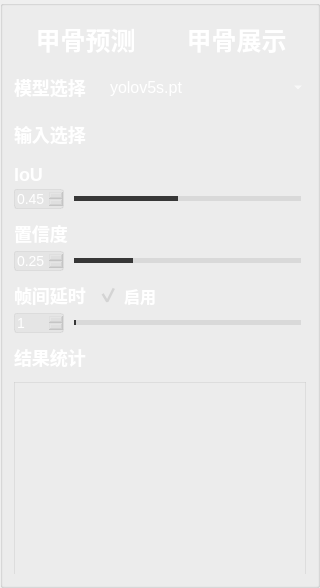
          <widget class="QGroupBox" name="groupBox_8">
           <property name="minimumSize">
            <size>
             <width>320</width>
             <height>0</height>
            </size>
           </property>
           <property name="maximumSize">
            <size>
             <width>320</width>
             <height>16777215</height>
            </size>
           </property>
           <property name="styleSheet">
            <string notr="true">#groupBox_8{
background-color: rgba(75, 75, 75, 200);
border: 0px solid #42adff;
border-radius:0px;}
</string>
           </property>
           <property name="title">
            <string/>
           </property>
           <layout class="QVBoxLayout" name="verticalLayout_8">
            <property name="spacing">
             <number>11</number>
            </property>
            <item>
             <widget class="QGroupBox" name="groupBox_2">
              <property name="minimumSize">
               <size>
                <width>0</width>
                <height>42</height>
               </size>
              </property>
              <property name="maximumSize">
               <size>
                <width>16777215</width>
                <height>42</height>
               </size>
              </property>
              <property name="styleSheet">
               <string notr="true">#groupBox_2{
border: 0px solid #42adff;
border-radius:0px;}</string>
              </property>
              <property name="title">
               <string/>
              </property>
              <layout class="QHBoxLayout" name="horizontalLayout_35">
               <property name="leftMargin">
                <number>2</number>
               </property>
               <property name="topMargin">
                <number>0</number>
               </property>
               <property name="rightMargin">
                <number>0</number>
               </property>
               <property name="bottomMargin">
                <number>0</number>
               </property>
               <item>
                <widget class="QPushButton" name="detectpushButton">
                 <property name="sizePolicy">
                  <sizepolicy hsizetype="Minimum" vsizetype="Preferred">
                   <horstretch>0</horstretch>
                   <verstretch>1</verstretch>
                  </sizepolicy>
                 </property>
                 <property name="styleSheet">
                  <string notr="true">font-size: 25px;
	font-family: &quot;Microsoft YaHei&quot;;
	font-weight: bold;
 		border-radius:9px;
		background:rgba(66, 195, 255, 0);
	color: rgb(255, 255, 255);</string>
                 </property>
                 <property name="text">
                  <string>甲骨预测</string>
                 </property>
                </widget>
               </item>
               <item>
                <spacer name="horizontalSpacer_13">
                 <property name="orientation">
                  <enum>Qt::Horizontal</enum>
                 </property>
                 <property name="sizeType">
                  <enum>QSizePolicy::Preferred</enum>
                 </property>
                 <property name="sizeHint" stdset="0">
                  <size>
                   <width>12</width>
                   <height>20</height>
                  </size>
                 </property>
                </spacer>
               </item>
               <item>
                <widget class="QPushButton" name="showpushButton_2">
                 <property name="sizePolicy">
                  <sizepolicy hsizetype="Preferred" vsizetype="Preferred">
                   <horstretch>0</horstretch>
                   <verstretch>1</verstretch>
                  </sizepolicy>
                 </property>
                 <property name="styleSheet">
                  <string notr="true">font-size: 25px;
	font-family: &quot;Microsoft YaHei&quot;;
	font-weight: bold;
 		border-radius:9px;
		background:rgba(66, 195, 255, 0);
	color: rgb(255, 255, 255);
</string>
                 </property>
                 <property name="text">
                  <string>甲骨展示</string>
                 </property>
                </widget>
               </item>
              </layout>
             </widget>
            </item>
            <item>
             <layout class="QHBoxLayout" name="horizontalLayout_2">
              <item>
               <widget class="QLabel" name="label_3">
                <property name="minimumSize">
                 <size>
                  <width>0</width>
                  <height>35</height>
                 </size>
                </property>
                <property name="maximumSize">
                 <size>
                  <width>80</width>
                  <height>16777215</height>
                 </size>
                </property>
                <property name="styleSheet">
                 <string notr="true">QLabel
{
	font-size: 18px;
	font-family: &quot;Microsoft YaHei&quot;;
	font-weight: bold;
 		border-radius:9px;
		background:rgba(66, 195, 255, 0);
	color: rgb(255, 255, 255);
}
</string>
                </property>
                <property name="text">
                 <string>模型选择</string>
                </property>
               </widget>
              </item>
              <item>
               <widget class="QComboBox" name="comboBox">
                <property name="minimumSize">
                 <size>
                  <width>0</width>
                  <height>35</height>
                 </size>
                </property>
                <property name="styleSheet">
                 <string notr="true">QComboBox QAbstractItemView {
	color: rgb(255, 255, 255);
font-family: &quot;Microsoft YaHei&quot;;
font-size: 16px;
background:rgba(200, 200, 200,150);
selection-background-color: rgba(200, 200, 200,50);
color: rgb(255, 255, 255);
outline:none;
border:none;}
QComboBox{
font-family: &quot;Microsoft YaHei&quot;;
font-size: 16px;
	color: rgb(255, 255, 255);
border-width:0px;
border-color:white;
border-style:solid;
background-color: rgba(200, 200, 200,0);}

QComboBox::drop-down {
margin-top:8;
height:20;
background:rgba(255,255,255,0);
border-image: url(:/img/icon/下拉_白色.png);
}
</string>
                </property>
                <item>
                 <property name="text">
                  <string>yolov5s.pt</string>
                 </property>
                </item>
                <item>
                 <property name="text">
                  <string>yolov5m.pt</string>
                 </property>
                </item>
                <item>
                 <property name="text">
                  <string>yolov5l.pt</string>
                 </property>
                </item>
                <item>
                 <property name="text">
                  <string>yolov5x.pt</string>
                 </property>
                </item>
               </widget>
              </item>
             </layout>
            </item>
            <item>
             <layout class="QHBoxLayout" name="horizontalLayout_9">
              <item>
               <widget class="QLabel" name="label_10">
                <property name="maximumSize">
                 <size>
                  <width>80</width>
                  <height>16777215</height>
                 </size>
                </property>
                <property name="styleSheet">
                 <string notr="true">QLabel
{
	font-size: 18px;
	font-family: &quot;Microsoft YaHei&quot;;
	font-weight: bold;
 		border-radius:9px;
		background:rgba(66, 195, 255, 0);
	color: rgb(255, 255, 255);
}
</string>
                </property>
                <property name="text">
                 <string>输入选择</string>
                </property>
               </widget>
              </item>
              <item>
               <layout class="QHBoxLayout" name="horizontalLayout_11">
                <item>
                 <widget class="QGroupBox" name="groupBox_5">
                  <property name="styleSheet">
                   <string notr="true">#groupBox_5{
background-color: rgba(48,148,243,0);
border: 0px solid #42adff;
border-left: 0px solid #d9d9d9;
border-right: 0px solid rgba(29, 83, 185, 255);
border-radius:0px;}</string>
                  </property>
                  <property name="title">
                   <string/>
                  </property>
                  <layout class="QHBoxLayout" name="horizontalLayout_8">
                   <property name="leftMargin">
                    <number>0</number>
                   </property>
                   <property name="topMargin">
                    <number>0</number>
                   </property>
                   <property name="rightMargin">
                    <number>0</number>
                   </property>
                   <property name="bottomMargin">
                    <number>0</number>
                   </property>
                   <item>
                    <widget class="QPushButton" name="fileButton">
                     <property name="minimumSize">
                      <size>
                       <width>55</width>
                       <height>28</height>
                      </size>
                     </property>
                     <property name="maximumSize">
                      <size>
                       <width>16777215</width>
                       <height>28</height>
                      </size>
                     </property>
                     <property name="toolTip">
                      <string>文件</string>
                     </property>
                     <property name="styleSheet">
                      <string notr="true">QPushButton{font-family: &quot;Microsoft YaHei&quot;;
font-size: 14px;
font-weight: bold;
color:white;
text-align: center center;
padding-left: 5px;
padding-right: 5px;
padding-top: 4px;
padding-bottom: 4px;
border-style: solid;
border-width: 0px;
border-color: rgba(255, 255, 255, 255);
border-radius: 3px;
background-color: rgba(200, 200, 200,0);}

QPushButton:focus{outline: none;}

QPushButton::pressed{font-family: &quot;Microsoft YaHei&quot;;
                     font-size: 14px;
                     font-weight: bold;
                     color:rgb(200,200,200);
                     text-align: center center;
                     padding-left: 5px;
                     padding-right: 5px;
                     padding-top: 4px;
                     padding-bottom: 4px;
                     border-style: solid;
                     border-width: 0px;
                     border-color: rgba(255, 255, 255, 255);
                     border-radius: 3px;
                     background-color:  #bf513b;}

QPushButton::disabled{font-family: &quot;Microsoft YaHei&quot;;
                     font-size: 14px;
                     font-weight: bold;
                     color:rgb(200,200,200);
                     text-align: center center;
                     padding-left: 5px;
                     padding-right: 5px;
                     padding-top: 4px;
                     padding-bottom: 4px;
                     border-style: solid;
                     border-width: 0px;
                     border-color: rgba(255, 255, 255, 255);
                     border-radius: 3px;
                     background-color:  #bf513b;}
QPushButton::hover {
border-style: solid;
border-width: 0px;
border-radius: 0px;
background-color: rgba(48,148,243,80);}</string>
                     </property>
                     <property name="text">
                      <string/>
                     </property>
                     <property name="icon">
                      <iconset resource="../apprcc.qrc">
                       <normaloff>:/img/icon/打开.png</normaloff>:/img/icon/打开.png</iconset>
                     </property>
                    </widget>
                   </item>
                   <item>
                    <widget class="QPushButton" name="cameraButton">
                     <property name="minimumSize">
                      <size>
                       <width>55</width>
                       <height>28</height>
                      </size>
                     </property>
                     <property name="maximumSize">
                      <size>
                       <width>16777215</width>
                       <height>28</height>
                      </size>
                     </property>
                     <property name="toolTip">
                      <string>相机</string>
                     </property>
                     <property name="styleSheet">
                      <string notr="true">QPushButton{font-family: &quot;Microsoft YaHei&quot;;
font-size: 14px;
font-weight: bold;
color:white;
text-align: center center;
padding-left: 5px;
padding-right: 5px;
padding-top: 4px;
padding-bottom: 4px;
border-style: solid;
border-width: 0px;
border-color: rgba(255, 255, 255, 255);
border-radius: 3px;
background-color: rgba(48,148,243,0);}

QPushButton:focus{outline: none;}

QPushButton::pressed{font-family: &quot;Microsoft YaHei&quot;;
                     font-size: 14px;
                     font-weight: bold;
                     color:rgb(200,200,200);
                     text-align: center center;
                     padding-left: 5px;
                     padding-right: 5px;
                     padding-top: 4px;
                     padding-bottom: 4px;
                     border-style: solid;
                     border-width: 0px;
                     border-color: rgba(255, 255, 255, 255);
                     border-radius: 3px;
                     background-color:  #bf513b;}

QPushButton::disabled{font-family: &quot;Microsoft YaHei&quot;;
                     font-size: 14px;
                     font-weight: bold;
                     color:rgb(200,200,200);
                     text-align: center center;
                     padding-left: 5px;
                     padding-right: 5px;
                     padding-top: 4px;
                     padding-bottom: 4px;
                     border-style: solid;
                     border-width: 0px;
                     border-color: rgba(255, 255, 255, 255);
                     border-radius: 3px;
                     background-color:  #bf513b;}
QPushButton::hover {
border-style: solid;
border-width: 0px;
border-radius: 0px;
background-color: rgba(48,148,243,80);}</string>
                     </property>
                     <property name="text">
                      <string/>
                     </property>
                     <property name="icon">
                      <iconset resource="../apprcc.qrc">
                       <normaloff>:/img/icon/摄像头开.png</normaloff>:/img/icon/摄像头开.png</iconset>
                     </property>
                    </widget>
                   </item>
                   <item>
                    <widget class="QPushButton" name="rtspButton">
                     <property name="minimumSize">
                      <size>
                       <width>55</width>
                       <height>28</height>
                      </size>
                     </property>
                     <property name="maximumSize">
                      <size>
                       <width>16777215</width>
                       <height>28</height>
                      </size>
                     </property>
                     <property name="toolTip">
                      <string>rtsp</string>
                     </property>
                     <property name="styleSheet">
                      <string notr="true">QPushButton{font-family: &quot;Microsoft YaHei&quot;;
font-size: 14px;
font-weight: bold;
color:white;
text-align: center center;
padding-left: 5px;
padding-right: 5px;
padding-top: 4px;
padding-bottom: 4px;
border-style: solid;
border-width: 0px;
border-color: rgba(255, 255, 255, 255);
border-radius: 3px;
background-color: rgba(48,148,243,0);}

QPushButton:focus{outline: none;}

QPushButton::pressed{font-family: &quot;Microsoft YaHei&quot;;
                     font-size: 14px;
                     font-weight: bold;
                     color:rgb(200,200,200);
                     text-align: center center;
                     padding-left: 5px;
                     padding-right: 5px;
                     padding-top: 4px;
                     padding-bottom: 4px;
                     border-style: solid;
                     border-width: 0px;
                     border-color: rgba(255, 255, 255, 255);
                     border-radius: 3px;
                     background-color:  #bf513b;}

QPushButton::disabled{font-family: &quot;Microsoft YaHei&quot;;
                     font-size: 14px;
                     font-weight: bold;
                     color:rgb(200,200,200);
                     text-align: center center;
                     padding-left: 5px;
                     padding-right: 5px;
                     padding-top: 4px;
                     padding-bottom: 4px;
                     border-style: solid;
                     border-width: 0px;
                     border-color: rgba(255, 255, 255, 255);
                     border-radius: 3px;
                     background-color:  #bf513b;}
QPushButton::hover {
border-style: solid;
border-width: 0px;
border-radius: 0px;
background-color: rgba(48,148,243,80);}</string>
                     </property>
                     <property name="text">
                      <string/>
                     </property>
                     <property name="icon">
                      <iconset resource="../apprcc.qrc">
                       <normaloff>:/img/icon/实时视频流解析.png</normaloff>:/img/icon/实时视频流解析.png</iconset>
                     </property>
                    </widget>
                   </item>
                  </layout>
                 </widget>
                </item>
               </layout>
              </item>
             </layout>
            </item>
            <item>
             <layout class="QVBoxLayout" name="verticalLayout_3">
              <property name="spacing">
               <number>4</number>
              </property>
              <item>
               <widget class="QLabel" name="label_2">
                <property name="styleSheet">
                 <string notr="true">QLabel
{
	font-size: 18px;
	font-family: &quot;Microsoft YaHei&quot;;
	font-weight: bold;
 		border-radius:9px;
		background:rgba(66, 195, 255, 0);
	color: rgb(255, 255, 255);
}
</string>
                </property>
                <property name="text">
                 <string>IoU</string>
                </property>
               </widget>
              </item>
              <item>
               <layout class="QHBoxLayout" name="horizontalLayout_4">
                <property name="spacing">
                 <number>5</number>
                </property>
                <item>
                 <widget class="QDoubleSpinBox" name="iouSpinBox">
                  <property name="minimumSize">
                   <size>
                    <width>50</width>
                    <height>0</height>
                   </size>
                  </property>
                  <property name="maximumSize">
                   <size>
                    <width>50</width>
                    <height>16777215</height>
                   </size>
                  </property>
                  <property name="styleSheet">
                   <string notr="true">QDoubleSpinBox{
background:rgba(200, 200, 200,50);
color:white;
font-size: 14px;
font-family: &quot;Microsoft YaHei UI&quot;;
border-style: solid;
border-width: 1px;
border-color: rgba(200, 200, 200,100);
border-radius: 3px;}

QDoubleSpinBox::down-button{
background:rgba(200, 200, 200,0);
border-image: url(:/img/icon/箭头_列表展开.png);}
QDoubleSpinBox::down-button::hover{
background:rgba(200, 200, 200,100);
border-image: url(:/img/icon/箭头_列表展开.png);}

QDoubleSpinBox::up-button{
background:rgba(200, 200, 200,0);
border-image: url(:/img/icon/箭头_列表收起.png);}
QDoubleSpinBox::up-button::hover{
background:rgba(200, 200, 200,100);
border-image: url(:/img/icon/箭头_列表收起.png);}
</string>
                  </property>
                  <property name="maximum">
                   <double>1.000000000000000</double>
                  </property>
                  <property name="singleStep">
                   <double>0.010000000000000</double>
                  </property>
                  <property name="value">
                   <double>0.450000000000000</double>
                  </property>
                 </widget>
                </item>
                <item>
                 <widget class="QSlider" name="iouSlider">
                  <property name="styleSheet">
                   <string notr="true">QSlider{
border-color: #bcbcbc;
color:#d9d9d9;
}
QSlider::groove:horizontal {                                
     border: 1px solid #999999;                             
     height: 3px;                                           
    margin: 0px 0;                                         
     left: 5px; right: 5px; 
 }
QSlider::handle:horizontal {                               
     border: 0px ; 
     border-image: url(:/img/icon/圆.png);
	 width:15px;
     margin: -7px -7px -7px -7px;                  
} 
QSlider::add-page:horizontal{
background: qlineargradient(spread:pad, x1:0, y1:1, x2:0, y2:0, stop:0 #d9d9d9, stop:0.25 #d9d9d9, stop:0.5 #d9d9d9, stop:1 #d9d9d9); 

}
QSlider::sub-page:horizontal{                               
 background: qlineargradient(spread:pad, x1:0, y1:1, x2:0, y2:0, stop:0 #373737, stop:0.25 #373737, stop:0.5 #373737, stop:1 #373737);                     
}</string>
                  </property>
                  <property name="maximum">
                   <number>100</number>
                  </property>
                  <property name="value">
                   <number>45</number>
                  </property>
                  <property name="orientation">
                   <enum>Qt::Horizontal</enum>
                  </property>
                 </widget>
                </item>
               </layout>
              </item>
             </layout>
            </item>
            <item>
             <layout class="QVBoxLayout" name="verticalLayout">
              <property name="spacing">
               <number>4</number>
              </property>
              <item>
               <widget class="QLabel" name="label">
                <property name="styleSheet">
                 <string notr="true">QLabel
{
	font-size: 18px;
	font-family: &quot;Microsoft YaHei&quot;;
	font-weight: bold;
 		border-radius:9px;
		background:rgba(66, 195, 255, 0);
	color: rgb(255, 255, 255);
}
</string>
                </property>
                <property name="text">
                 <string>置信度</string>
                </property>
               </widget>
              </item>
              <item>
               <layout class="QHBoxLayout" name="horizontalLayout_3">
                <property name="spacing">
                 <number>5</number>
                </property>
                <item>
                 <widget class="QDoubleSpinBox" name="confSpinBox">
                  <property name="minimumSize">
                   <size>
                    <width>50</width>
                    <height>0</height>
                   </size>
                  </property>
                  <property name="maximumSize">
                   <size>
                    <width>50</width>
                    <height>16777215</height>
                   </size>
                  </property>
                  <property name="focusPolicy">
                   <enum>Qt::ClickFocus</enum>
                  </property>
                  <property name="styleSheet">
                   <string notr="true">QDoubleSpinBox{
background:rgba(200, 200, 200,50);
color:white;
font-size: 14px;
font-family: &quot;Microsoft YaHei UI&quot;;
border-style: solid;
border-width: 1px;
border-color: rgba(200, 200, 200,100);
border-radius: 3px;}

QDoubleSpinBox::down-button{
background:rgba(200, 200, 200,0);
border-image: url(:/img/icon/箭头_列表展开.png);}
QDoubleSpinBox::down-button::hover{
background:rgba(200, 200, 200,100);
border-image: url(:/img/icon/箭头_列表展开.png);}

QDoubleSpinBox::up-button{
background:rgba(200, 200, 200,0);
border-image: url(:/img/icon/箭头_列表收起.png);}
QDoubleSpinBox::up-button::hover{
background:rgba(200, 200, 200,100);
border-image: url(:/img/icon/箭头_列表收起.png);}
</string>
                  </property>
                  <property name="maximum">
                   <double>1.000000000000000</double>
                  </property>
                  <property name="singleStep">
                   <double>0.010000000000000</double>
                  </property>
                  <property name="value">
                   <double>0.250000000000000</double>
                  </property>
                 </widget>
                </item>
                <item>
                 <widget class="QSlider" name="confSlider">
                  <property name="styleSheet">
                   <string notr="true">QSlider{
border-color: #bcbcbc;
color:#d9d9d9;
}
QSlider::groove:horizontal {                                
     border: 1px solid #999999;                             
     height: 3px;                                           
    margin: 0px 0;                                         
     left: 5px; right: 5px; 
 }
QSlider::handle:horizontal {                               
     border: 0px ; 
     border-image: url(:/img/icon/圆.png);
	 width:15px;
     margin: -7px -7px -7px -7px;                  
} 
QSlider::add-page:horizontal{
background: qlineargradient(spread:pad, x1:0, y1:1, x2:0, y2:0, stop:0 #d9d9d9, stop:0.25 #d9d9d9, stop:0.5 #d9d9d9, stop:1 #d9d9d9); 

}
QSlider::sub-page:horizontal{                               
 background: qlineargradient(spread:pad, x1:0, y1:1, x2:0, y2:0, stop:0 #373737, stop:0.25 #373737, stop:0.5 #373737, stop:1 #373737);                     
}</string>
                  </property>
                  <property name="maximum">
                   <number>100</number>
                  </property>
                  <property name="value">
                   <number>25</number>
                  </property>
                  <property name="orientation">
                   <enum>Qt::Horizontal</enum>
                  </property>
                  <property name="tickPosition">
                   <enum>QSlider::NoTicks</enum>
                  </property>
                 </widget>
                </item>
               </layout>
              </item>
             </layout>
            </item>
            <item>
             <layout class="QVBoxLayout" name="verticalLayout_5">
              <property name="spacing">
               <number>4</number>
              </property>
              <item>
               <layout class="QHBoxLayout" name="horizontalLayout_14">
                <item>
                 <widget class="QLabel" name="label_8">
                  <property name="maximumSize">
                   <size>
                    <width>80</width>
                    <height>16777215</height>
                   </size>
                  </property>
                  <property name="styleSheet">
                   <string notr="true">QLabel
{
	font-size: 18px;
	font-family: &quot;Microsoft YaHei&quot;;
	font-weight: bold;
 		border-radius:9px;
		background:rgba(66, 195, 255, 0);
	color: rgb(255, 255, 255);
}
</string>
                  </property>
                  <property name="text">
                   <string>帧间延时</string>
                  </property>
                 </widget>
                </item>
                <item>
                 <widget class="QCheckBox" name="checkBox">
                  <property name="styleSheet">
                   <string notr="true">
QCheckBox
{font-size: 16px;
	font-family: &quot;Microsoft YaHei&quot;;
	font-weight: bold;
 		border-radius:9px;
		background:rgba(66, 195, 255, 0);
	color: rgb(255, 255, 255);;}

QCheckBox::indicator {
	width: 20px;
	height: 20px;
}
QCheckBox::indicator:unchecked {
    image: url(:/img/icon/button-off.png);
}

QCheckBox::indicator:checked {
    
    image: url(:/img/icon/button-on.png);
}
</string>
                  </property>
                  <property name="text">
                   <string>启用</string>
                  </property>
                  <property name="checked">
                   <bool>true</bool>
                  </property>
                 </widget>
                </item>
               </layout>
              </item>
              <item>
               <layout class="QHBoxLayout" name="horizontalLayout_13">
                <property name="spacing">
                 <number>5</number>
                </property>
                <item>
                 <widget class="QSpinBox" name="rateSpinBox">
                  <property name="minimumSize">
                   <size>
                    <width>50</width>
                    <height>0</height>
                   </size>
                  </property>
                  <property name="maximumSize">
                   <size>
                    <width>50</width>
                    <height>16777215</height>
                   </size>
                  </property>
                  <property name="focusPolicy">
                   <enum>Qt::ClickFocus</enum>
                  </property>
                  <property name="styleSheet">
                   <string notr="true">QSpinBox{
background:rgba(200, 200, 200,50);
color:white;
font-size: 14px;
font-family: &quot;Microsoft YaHei UI&quot;;
border-style: solid;
border-width: 1px;
border-color: rgba(200, 200, 200,100);
border-radius: 3px;}

QSpinBox::down-button{
background:rgba(200, 200, 200,0);
border-image: url(:/img/icon/箭头_列表展开.png);}
QDoubleSpinBox::down-button::hover{
background:rgba(200, 200, 200,100);
border-image: url(:/img/icon/箭头_列表展开.png);}

QSpinBox::up-button{
background:rgba(200, 200, 200,0);
border-image: url(:/img/icon/箭头_列表收起.png);}
QSpinBox::up-button::hover{
background:rgba(200, 200, 200,100);
border-image: url(:/img/icon/箭头_列表收起.png);}
</string>
                  </property>
                  <property name="minimum">
                   <number>1</number>
                  </property>
                  <property name="maximum">
                   <number>20</number>
                  </property>
                  <property name="singleStep">
                   <number>1</number>
                  </property>
                  <property name="value">
                   <number>1</number>
                  </property>
                 </widget>
                </item>
                <item>
                 <widget class="QSlider" name="rateSlider">
                  <property name="styleSheet">
                   <string notr="true">QSlider{
border-color: #bcbcbc;
color:#d9d9d9;
}
QSlider::groove:horizontal {                                
     border: 1px solid #999999;                             
     height: 3px;                                           
    margin: 0px 0;                                         
     left: 5px; right: 5px; 
 }
QSlider::handle:horizontal {                               
     border: 0px ; 
     border-image: url(:/img/icon/圆.png);
	 width:15px;
     margin: -7px -7px -7px -7px;                  
} 
QSlider::add-page:horizontal{
background: qlineargradient(spread:pad, x1:0, y1:1, x2:0, y2:0, stop:0 #d9d9d9, stop:0.25 #d9d9d9, stop:0.5 #d9d9d9, stop:1 #d9d9d9); 

}
QSlider::sub-page:horizontal{                               
 background: qlineargradient(spread:pad, x1:0, y1:1, x2:0, y2:0, stop:0 #373737, stop:0.25 #373737, stop:0.5 #373737, stop:1 #373737);                     
}</string>
                  </property>
                  <property name="minimum">
                   <number>1</number>
                  </property>
                  <property name="maximum">
                   <number>20</number>
                  </property>
                  <property name="singleStep">
                   <number>1</number>
                  </property>
                  <property name="pageStep">
                   <number>1</number>
                  </property>
                  <property name="value">
                   <number>1</number>
                  </property>
                  <property name="orientation">
                   <enum>Qt::Horizontal</enum>
                  </property>
                  <property name="tickPosition">
                   <enum>QSlider::NoTicks</enum>
                  </property>
                 </widget>
                </item>
               </layout>
              </item>
             </layout>
            </item>
            <item>
             <layout class="QVBoxLayout" name="verticalLayout_7">
              <item>
               <widget class="QLabel" name="label_11">
                <property name="styleSheet">
                 <string notr="true">QLabel
{
	font-size: 18px;
	font-family: &quot;Microsoft YaHei&quot;;
	font-weight: bold;
 		border-radius:9px;
		background:rgba(66, 195, 255, 0);
	color: rgb(255, 255, 255);
}
</string>
                </property>
                <property name="text">
                 <string>结果统计</string>
                </property>
               </widget>
              </item>
              <item>
               <widget class="QListWidget" name="resultWidget">
                <property name="styleSheet">
                 <string notr="true">QListWidget{
background-color: rgba(12, 28, 77, 0);
border: 1px solid rgba(200, 200, 200,100);
border-bottom: 0px solid rgba(200, 200, 200,100);
border-radius:0px;
font-family: &quot;Microsoft YaHei&quot;;
font-size: 16px;
color: rgb(218, 218, 218);
}
</string>
                </property>
               </widget>
              </item>
             </layout>
            </item>
           </layout>
          </widget>
